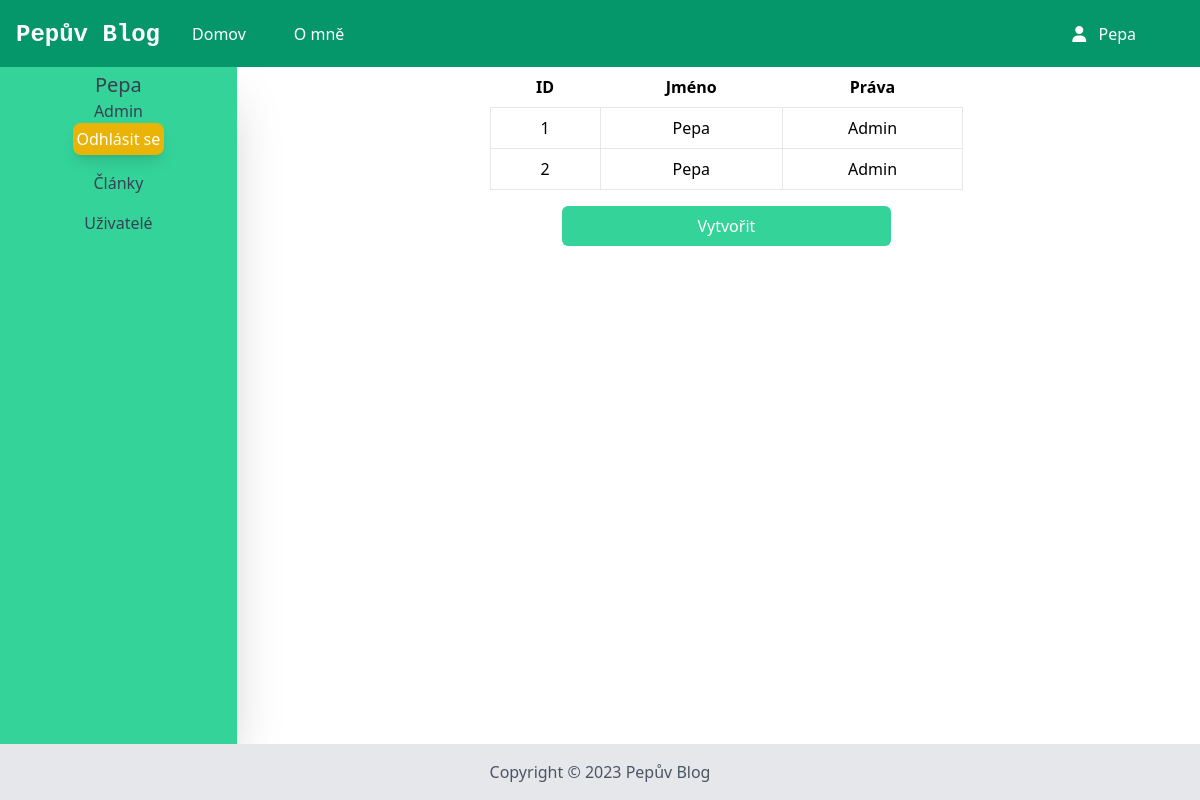
/admin/users (signed in), run on an earlier commit of the app's database.
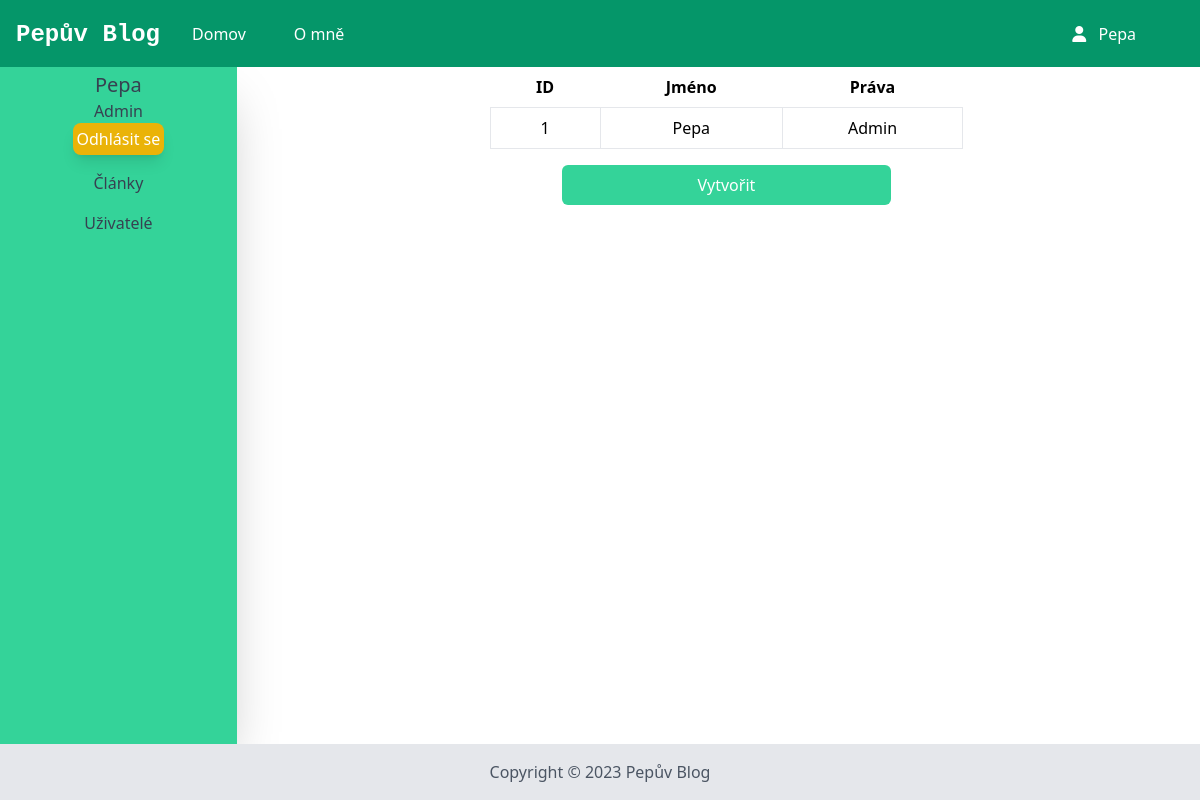
And on a later commit of the database.
### app.py (models this page shows, shortened)
class User(db.Model):
    id = db.Column(db.Integer, primary_key=True)
    login = db.Column(db.String, nullable=False)
    password = db.Column(db.String, nullable=False)
    admin = db.Column(db.Boolean, default=0)
    articles = db.relationship('Article', backref='author', lazy=True)
    is_active = db.Column(db.Boolean, default=True)
    is_authenticated = db.Column(db.Boolean)
    def is_authenticated(self):
        return self.is_authenticated
    def is_active(self):
        return self.is_active

### app.py (the view)
@app.route("/admin/users")
@login_required
def admin_users():
    users = User.query.all()
    return render_template("admin_users.html", users=users)

### app.py (called while the page is built)
@login_manager.user_loader
def load_user(user_id):
    return User.query.get(int(user_id))

### templates/admin_users.html (shortened to what this page needs)
{% extends 'admin_base.html' %}
{% block admin_body %}
<table class="table-auto w-1/2 m-auto">
  <thead>
    <th class="px-4 py-2 text-center">ID</th>
    <th class="px-4 py-2 text-center">Jméno</th>
    <th class="px-4 py-2 text-center">Práva</th>
  </thead>
  <tbody>
    {% for user in users %}
    <tr class="text-center">
      <td class="border px-4 py-2">{{user.id}}</td>
      <td class="border px-4 py-2">{{user.login}}</td>
      {% if user.admin %}
      <td class="border px-4 py-2">Admin</td>
      {% else %}
      <td class="border px-4 py-2">Uživatel</td>
      {% endif %}
    </tr>
    {% endfor %}
  </tbody>
</table>
<div class="w-full flex justify-center p-4 px-36">
  <button id="create_user"
    class="bg-emerald-400 w-1/2 text-white rounded-md p-2 text-center hover:bg-emerald-600">Vytvořit</button>
</div>
{% endblock %}

### templates/admin_base.html (shortened to what this page needs)
{%extends 'base.html'%}
{% block body %}
<aside class="bg-emerald-400 h-auto w-auto shadow-2xl p-1 font-medium text-gray-700">
    <label class="text-xl">{{ current_user.login }}</label>
    {% if current_user.admin==True %}
    <label class="">Admin</label>
    {% else %}
    <label>Uživatel</label>
    {% endif %}
    <button class="text-white bg-yellow-500 hover:bg-yellow-400 p-1 shadow-lg rounded-lg" id="logout">
        Odhlásit se
    </button>
    <a class="hover:text-gray-900 mt-4" href="{{ url_for('admin_articles') }}">Články</a>
    <a class="hover:text-gray-900 mt-4" href="{{ url_for('admin_users') }}">Uživatelé</a>
</aside>
<div class="administration w-full"> {% block admin_body %} {% endblock %}</div>
{% endblock %}

### templates/base.html (shortened to what this page needs)
<!DOCTYPE html>
<html lang="cs">
<head>
  <link rel="stylesheet" href="{{ url_for('static',filename='css/output.css') }}" />
  <link rel="stylesheet" href="https://cdnjs.cloudflare.com/ajax/libs/font-awesome/6.2.1/css/all.min.css"
 />
</head>
<body>
  <header class="bg-emerald-600 text-white p-4 flex items-center justify-between fixed w-full">
    <h1 class="text-2xl font-bold"><a class="font-mono" href="{{ url_for('index') }}">Pepův Blog</a></h1>
    <nav class="flex flex-1 items-center">
      <ul class="flex ml-8 flex-1 gap-8">
        <li class="mr-4 hover:text-gray-300"><a href="{{ url_for('index') }}">Domov</a></li>
        <li class="mr-4 hover:text-gray-300"><a href="{{ url_for('about') }}">O mně</a></li>
        <li class="mr-4 hover:text-gray-300 absolute right-12">
          <a href="{{ url_for('admin_login') }}">
          <i class="fa-solid fa-user mr-2"></i>
          {% if current_user.login %}
          {{current_user.login}}
          {% else %}
          Přihlásit se
          {% endif %}
        </a>
      </li>
      </ul>
    </nav>
  </header>
  <main class="py-6 px-6">
    {% block body %} {% endblock %}
  </main>
  <footer class="bg-gray-200 p-4">
    <p class="text-center text-gray-600">Copyright © 2023 Pepův Blog</p>
  </footer>
</body>
</html>

What changed in the data, as far as the page shows it:
removed User: id "2", login "Pepa", admin "Admin"
